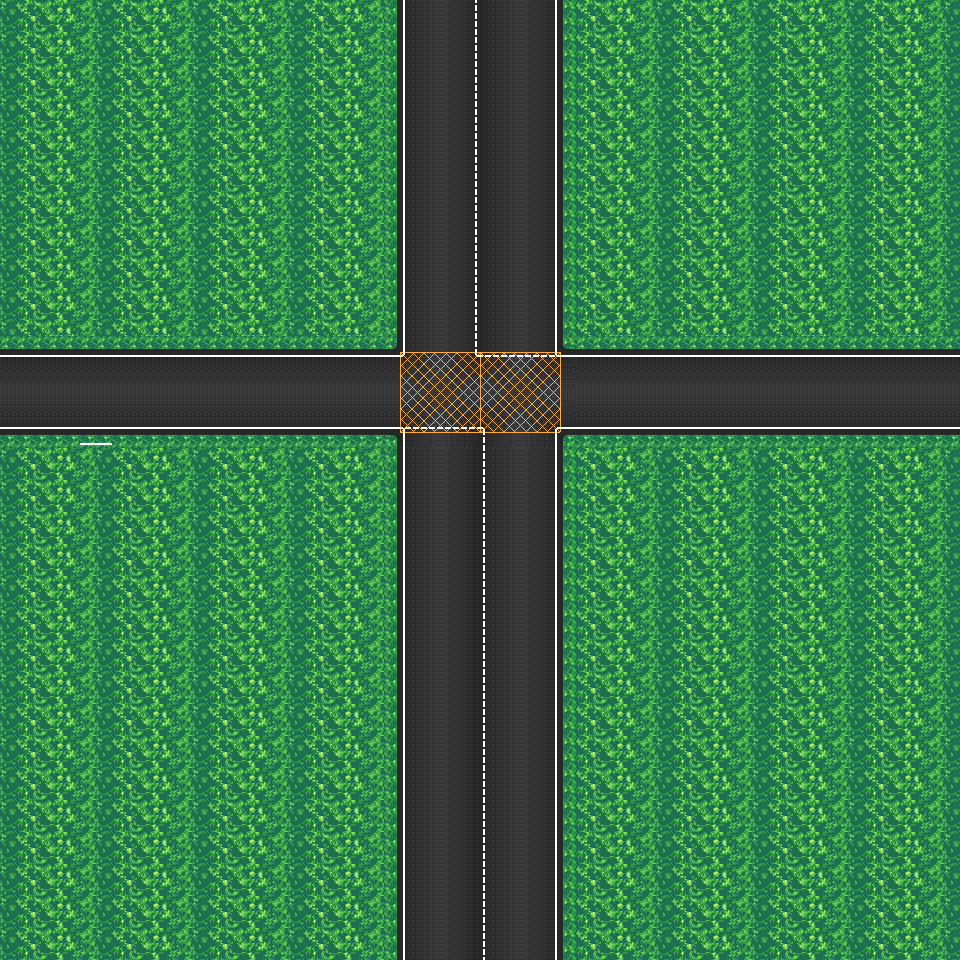

Tiled map render using the project's own tile images. Description and the map definition, with tile-layer contents summarised, below:
An orthogonal 60x60 tile map with 16x16 px tiles, 5 tile layers (Base, Road, Junction_Box, Crease Layer, ...), 3 tilesets and 15 objects (3x Zone_MidTurn, 3x Zone_Finish).

<map version="1.10" tiledversion="1.11.2" orientation="orthogonal" renderorder="right-down" width="60" height="60" tilewidth="16" tileheight="16" infinite="0" nextlayerid="18" nextobjectid="40">
 <tileset firstgid="1" name="Road" tilewidth="16" tileheight="16" tilecount="144" columns="12">
  <image source="../images/new-map.png" width="192" height="192" />
 </tileset>
 <tileset firstgid="145" name="Lines" tilewidth="16" tileheight="16" tilecount="80" columns="10">
  <image source="../images/lines.png" width="160" height="128" />
 </tileset>
 <tileset firstgid="225" name="Junction_Box" tilewidth="16" tileheight="16" tilecount="81" columns="9">
  <image source="../images/junctionbox.png" width="144" height="144" />
 </tileset>
 <layer id="2" name="Base" width="60" height="60">
  <properties>
   <property name="friction" type="float" value="0.9" />
  </properties>
  <data>[3600 cells, 3000 non-empty, 12 distinct tile ids]</data>
 </layer>
 <layer id="1" name="Road" width="60" height="60">
  <data>[3600 cells, 1056 non-empty, 18 distinct tile ids]</data>
 </layer>
 <objectgroup color="#ffff00" id="10" name="Zone_Check_Layer_R" tintcolor="#ffff00" />
 <layer id="16" name="Junction_Box" class="Zone_JunctionBox" width="60" height="60">
  <data>[3600 cells, 65 non-empty, 35 distinct tile ids]</data>
 </layer>
 <layer id="8" name="Crease Layer" width="60" height="60">
  <data>[3600 cells, 216 non-empty, 8 distinct tile ids]</data>
 </layer>
 <layer id="3" name="Dashed Line" width="60" height="60">
  <data>[3600 cells, 67 non-empty, 6 distinct tile ids]</data>
 </layer>
 <objectgroup color="#5500ff" id="11" name="Line_Layer" class="Lane_Divider" tintcolor="#5500ff" />
 <objectgroup color="#ff0000" id="9" name="Wrong_Turn_Layer" class="Zone_Fail_WT" tintcolor="#ff0000">
  <object id="14" x="411.417" y="902.16" width="61.8777" height="52.1868" />
  <object id="30" x="491.061" y="433.24" width="58.5443" height="522.853" />
  <object id="31" x="483.728" y="7.9066" width="61.8777" height="336.853" />
 </objectgroup>
 <objectgroup color="#000000" id="4" name="Obstacles_Layer" class="Collision_Box" tintcolor="#000000">
  <object id="1" x="0" y="443.956" width="388.139" height="516.043" />
  <object id="2" x="573.047" y="443.956" width="386.953" height="516.044" />
  <object id="3" x="3.55834" y="7.11639" width="382.387" height="335.094" />
  <object id="29" x="571.524" y="8.978" width="387.953" height="333.044" />
 </objectgroup>
 <objectgroup color="#ffff7f" id="5" name="Zone_Check_Layer" class="Zone_Check" tintcolor="#ffff7f">
  <properties>
   <property name="step_id" type="int" value="1" />
  </properties>
  <object id="4" x="409.052" y="436.092" width="67.2673" height="195.024" />
 </objectgroup>
 <objectgroup color="#aa5500" id="12" name="Junction_Validation_Laye" class="Zone_MidTurn" tintcolor="#aa5500">
  <object id="32" type="Zone_MidTurn" x="480" y="360.25" width="10.75" height="63.75">
   <properties>
    <property name="expected_signal" value="right" />
   </properties>
  </object>
  <object id="33" type="Zone_MidTurn" x="389.625" y="359.625" width="10.75" height="63.75">
   <properties>
    <property name="expected_signal" value="left" />
   </properties>
  </object>
  <object id="34" type="Zone_MidTurn" x="408.305" y="353.97" width="10.75" height="63.75" rotation="270.382">
   <properties>
    <property name="expected_signal" value="none" />
   </properties>
  </object>
 </objectgroup>
 <objectgroup color="#00ff00" id="6" name="Finish_Zone_Layer" tintcolor="#00ff00">
  <object id="5" type="Zone_Finish" x="846.262" y="364.56" width="112" height="48">
   <properties>
    <property name="step_id" type="int" value="2" />
   </properties>
  </object>
  <object id="10" type="Zone_Finish" x="9.23351" y="367.401" width="112" height="48">
   <properties>
    <property name="step_id" type="int" value="2" />
   </properties>
  </object>
  <object id="12" type="Zone_Finish" x="410.123" y="15.1401" width="59.8132" height="71.7213">
   <properties>
    <property name="step_id" type="int" value="2" />
   </properties>
  </object>
 </objectgroup>
 <objectgroup id="7" name="Spawn_Layer" class="Spawn_Point">
  <object id="6" x="439.116" y="830.022">
   <point />
  </object>
 </objectgroup>
</map>
